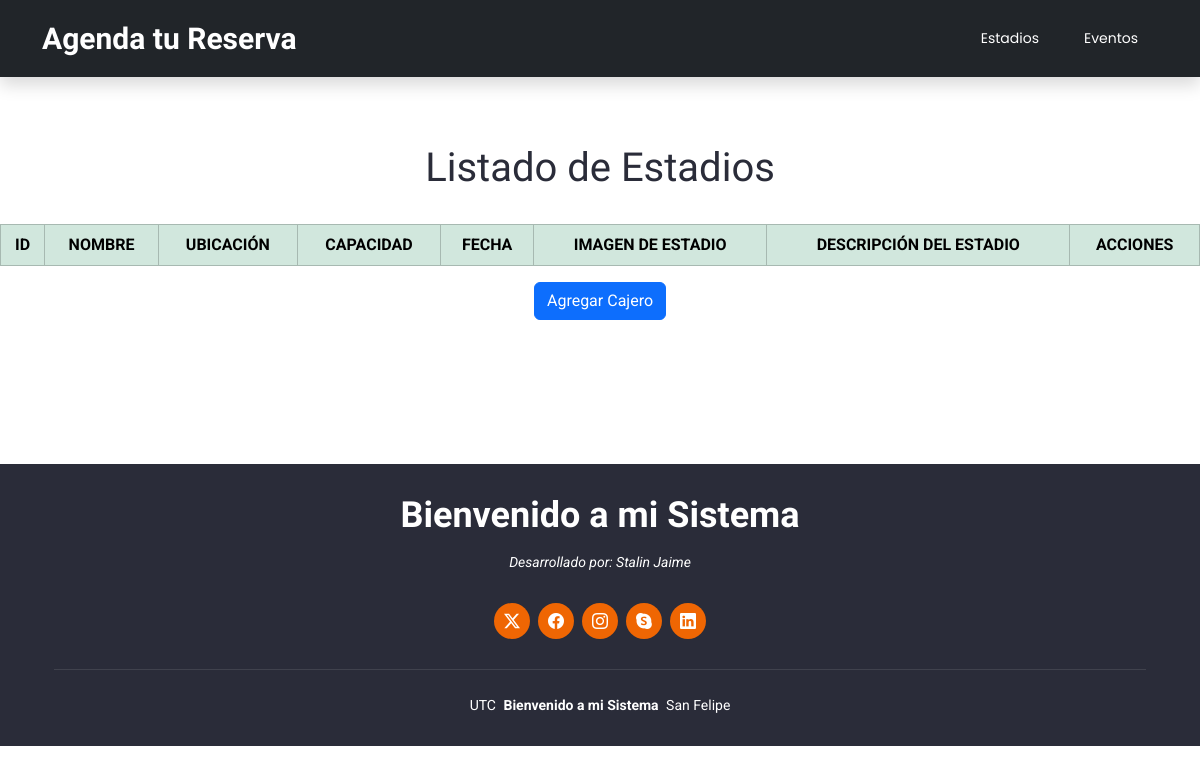
Page /inicio on the earlier database version.
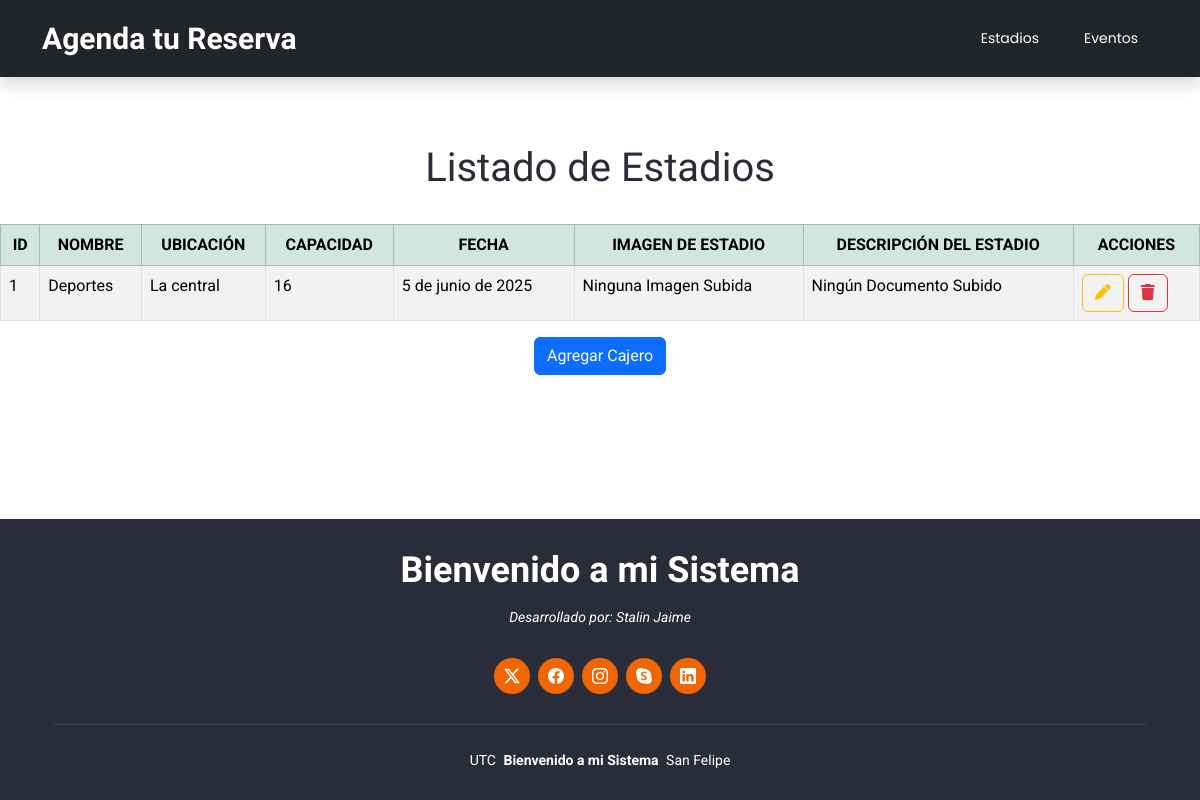
Same page on the later database version.
### Aplicaciones/Estadios/models.py (models this page shows, shortened)
class Estadios(models.Model):
    id = models.AutoField(primary_key=True)
    nombre = models.CharField(max_length=100)
    ubicacion = models.CharField(max_length=150)
    capacidad = models.IntegerField()
    fecha = models.DateField()
    logo=models.FileField(upload_to='cargos', null=True, blank=True)
    pdf=models.FileField(upload_to='pdf', null=True, blank=True)

### Aplicaciones/Estadios/views.py (the view)
# urls.py: path('inicio',views.inicio,name='inicio'),
def inicio(request):
    listadoEstadio = Estadios.objects.all()
    return render(request, "inicio.html", {'Estadios': listadoEstadio})

### Aplicaciones/Estadios/templates/inicio.html (shortened to what this page needs)
{% extends './plantilla.html' %}
{% load static %}
{% block contenido %}
<br><br><br><br><br><br>
<h1 class="text-center">Listado de Estadios</h1>
<br>
<table class="table table-bordered table-striped table-hover">
    <thead>
        <tr class="table-success text-center
            table-striped table-hover">
            <th>ID</th>
            <th>NOMBRE</th>
            <th>UBICACIÓN</th>
            <th>CAPACIDAD</th>
            <th>FECHA</th>
            <th>IMAGEN DE ESTADIO</th>
            <th>DESCRIPCIÓN DEL ESTADIO</th>
            <th>ACCIONES</th>
        </tr>
    </thead>
    <tbody>
        {% for cargoEstadio in Estadios %}
            <tr>
                <td>{{cargoEstadio.id}}</td>
                <td>{{cargoEstadio.nombre}}</td>
                <td>{{cargoEstadio.ubicacion}}</td>
                <td>{{cargoEstadio.capacidad}}</td>
                <td>{{cargoEstadio.fecha}}</td>
                <td>
                    {% if cargoEstadio.logo %}
                        <img src="{{ cargoEstadio.logo.url }}"
                        height="80px" alt="">
                    {% else %}
                        Ninguna Imagen Subida
                    {% endif %}
                </td>
                <td>
                    {% if cargoEstadio.pdf %}
                        <a href="{{ cargoEstadio.pdf.url }}" download>Descargar PDF</a>
                    {% else %}
                        Ningún Documento Subido
                    {% endif %}
                </td>
                <td>
                    <a href="editarEstadio/{{cargoEstadio.id}}" class="btn btn-outline-warning"><i class="fa fa-pen"></i></a>
                    <a href="#"
                    onclick="eliminarEstadio('{{cargoEstadio.id}}')"
                    class="btn btn-outline-danger">
                        <i class="fa fa-trash"></i>
                    </a>
                </td>
            </tr>
        {% endfor %}
    </tbody>
</table>
<div class="text-center">
    <a href="nuevoEstadio" class="btn btn-primary">
        Agregar Cajero
    </a>
</div>
<br><br><br><br><br><br>
{% endblock %}

### Aplicaciones/template/plantilla.html (shortened to what this page needs)
{% load static %}
<!DOCTYPE html>
<html lang="es">
<head>
  <link href="https://cdnjs.cloudflare.com/ajax/libs/bootstrap/5.3.3/css/bootstrap.min.css" rel="stylesheet" />
  <link rel="stylesheet" href="https://cdnjs.cloudflare.com/ajax/libs/font-awesome/6.7.2/css/all.min.css" />
  <link href="{% static 'plantilla/selecao/assets/vendor/bootstrap-icons/bootstrap-icons.css' %}" rel="stylesheet">
  <link href="{% static 'plantilla/selecao/assets/vendor/aos/aos.css' %}" rel="stylesheet">
  <link href="{% static 'plantilla/selecao/assets/vendor/animate.css/animate.min.css' %}" rel="stylesheet">
  <link href="{% static 'plantilla/selecao/assets/vendor/glightbox/css/glightbox.min.css' %}" rel="stylesheet">
  <link href="{% static 'plantilla/selecao/assets/vendor/swiper/swiper-bundle.min.css' %}" rel="stylesheet">
  <link href="{% static 'plantilla/selecao/assets/css/main.css' %}" rel="stylesheet">
</head>
<body class="index-page">
  <header id="header" class="header d-flex align-items-center fixed-top bg-dark text-white shadow">
    <div class="container-fluid container-xl position-relative d-flex align-items-center justify-content-between">
      <a href="index.html" class="logo d-flex align-items-center">
        <h1 class="sitename">Agenda tu Reserva</h1>
      </a>
      <nav id="navmenu" class="navmenu">
        <ul>
          <li><a href="{% url 'inicio' %}">Estadios</a></li>
          <li><a href="{% url 'inicio' %}">Eventos</a></li>
        </ul>
      </nav>
    </div>
  </header>
  {% block contenido %}{% endblock %}
  <footer id="footer" class="footer dark-background">
    <div class="container">
      <h3 class="sitename">Bienvenido a mi Sistema</h3>
      <p>Desarrollado por: Stalin Jaime</p>
      <div class="social-links d-flex justify-content-center">
        <a href="#"><i class="bi bi-twitter-x"></i></a>
        <a href="#"><i class="bi bi-facebook"></i></a>
        <a href="#"><i class="bi bi-instagram"></i></a>
        <a href="#"><i class="bi bi-skype"></i></a>
        <a href="#"><i class="bi bi-linkedin"></i></a>
      </div>
      <div class="container">
        <div class="copyright">
          <span>UTC</span> <strong class="px-1 sitename">Bienvenido a mi Sistema</strong> <span>San Felipe</span>
        </div>
      </div>
    </div>
  </footer>
</body>
</html>

### eventosSJ/static/Plantilla/selecao/assets/css/main.css (style rules this page uses)
:root { --default-font: "Roboto", system-ui, -apple-system, "Segoe UI", Roboto, "Helvetica Neue", Arial, "Noto Sans", "Liberation Sans", sans-serif, "Apple Color Emoji", "Segoe UI Emoji", "Segoe UI Symbol", "Noto Color Emoji"; --heading-font: "Raleway", sans-serif; --nav-font: "Poppins", sans-serif; }
:root { --background-color: #ffffff; --default-color: #444444; --heading-color: #2a2c39; --accent-color: #ef6603; --surface-color: #ffffff; --contrast-color: #ffffff; }
:root { --nav-color: #ffffff; --nav-hover-color: #ef6603; --nav-mobile-background-color: #ffffff; --nav-dropdown-background-color: #ffffff; --nav-dropdown-color: #060606; --nav-dropdown-hover-color: #ef6603; }
.dark-background { --background-color: #2a2c39; --default-color: #ffffff; --heading-color: #ffffff; --surface-color: #404356; --contrast-color: #ffffff; }
:root { scroll-behavior: smooth; }
body { color: var(--default-color); background-color: var(--background-color); font-family: var(--default-font); }
a { color: var(--accent-color); text-decoration: none; transition: 0.3s; }
h1, h2, h3, h4, h5, h6 { color: var(--heading-color); font-family: var(--heading-font); }
.header { --background-color: rgba(255, 255, 255, 0); --heading-color: #ffffff; color: var(--default-color); background-color: var(--background-color); padding: 20px 0; transition: all 0.5s; z-index: 997; }
.header .logo { line-height: 1; }
.header .logo h1 { font-size: 30px; margin: 0; font-weight: 700; color: var(--heading-color); }
@media (min-width: 1200px) { .navmenu { padding: 0; } }
@media (min-width: 1200px) { .navmenu ul { margin: 0; padding: 0; display: flex; list-style: none; align-items: center; } }
@media (min-width: 1200px) { .navmenu li { position: relative; margin-left: 5px; } }
@media (min-width: 1200px) { .navmenu a, .navmenu a:focus { color: var(--nav-color); padding: 8px 20px; font-size: 14px; font-family: var(--nav-font); font-weight: 400; display: flex; align-items: center; justify-content: space-between; white-space: nowrap; transition: 0.3s; border-radius: 50px; } }
.footer { color: var(--default-color); background-color: var(--background-color); font-size: 14px; text-align: center; padding: 30px 0; position: relative; }
.footer h3 { font-size: 36px; font-weight: 700; position: relative; padding: 0; margin: 0 0 15px 0; }
.footer p { font-size: 15; font-style: italic; padding: 0; margin: 0 0 30px 0; }
.footer .social-links { margin: 0 0 30px 0; }
.footer .social-links a { font-size: 16px; display: flex; align-items: center; justify-content: center; background: var(--accent-color); color: var(--contrast-color); line-height: 1; margin: 0 4px; border-radius: 50%; text-align: center; width: 36px; height: 36px; transition: 0.3s; }
.footer .copyright { padding-top: 25px; border-top: 1px solid color-mix(in srgb, var(--default-color), transparent 90%); }

Differences in the rows shown:
added Estadios: id "1", nombre "Deportes", ubicacion "La central", capacidad "16", fecha "5 de junio de 2025", logo "Ninguna Imagen Subida", pdf "Ningún Documento Subido"
